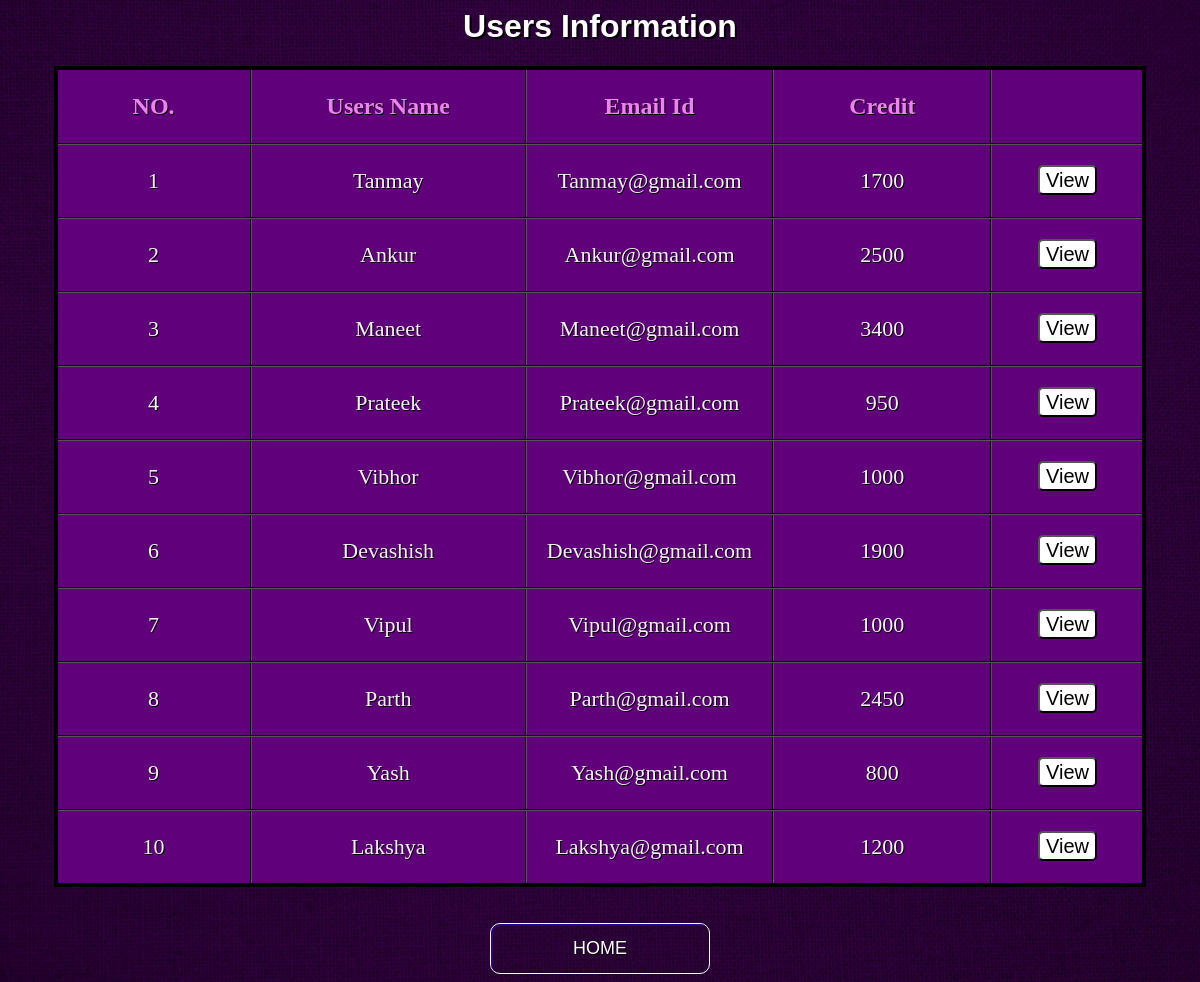
The app's page /getdetail.php with its own data.
### tables this page shows
CREATE TABLE `users` (
  `name` varchar(50) NOT NULL,
  `email` varchar(50) NOT NULL,
  `amount` double DEFAULT NULL
);

### getdetail.php (the view, shortened to what this page needs)
<?php
$con=mysqli_connect('localhost','root','','banking_system');
$q="select * from users ";
$result=mysqli_query($con,$q);
?>
<html>
<head>
   <link rel="stylesheet" href="button.css">
</head>
<body>
	<h1 style="color:#ffffff;text-shadow: 2px 2px black;">Users Information</h1>
    <table class="flat-table-1">
		<thead>
			<th>NO.</th>
			<th>Users Name</th>
			<th>Email Id</th>
			<th>Credit</th>
			<th></th>
		</thead>
		<tbody>
		<tr>
			<?php
				$row=mysqli_fetch_array($result);
			?>
			<td> 1</td>
			<td><?php echo  $row["name"]; ?></td>
			<td><?php echo  $row["email"]; ?></td>
			<td><?php echo  $row["amount"]; ?></td>
			<td>
				<form action="user.php" method="post"  class="view">
					<button class="button1" type="submit" name="name" value="Tanmay">View</button>
				</form>
			</td>
		</tr>
		<tr>
			<?php
				$row=mysqli_fetch_array($result);
			?>
			<td> 2</td>
			<td><?php echo  $row["name"]; ?></td>
			<td><?php echo  $row["email"]; ?></td>
			<td><?php echo  $row["amount"]; ?></td>
			<td>
				<form action="user.php" method="post" class="view">
					<button class="button1" type="submit" name="name" value="Ankur">View</button>
				</form>
			</td>
		</tr>
        <tr>
			<?php
				$row=mysqli_fetch_array($result);
			?>
			<td> 3</td>
			<td><?php echo  $row["name"]; ?></td>
			<td><?php echo  $row["email"]; ?></td>
			<td><?php echo  $row["amount"]; ?></td>
			<td>
				<form action="user.php" method="post" class="view">
					<button class="button1" type="submit" name="name" value="Maneet">View</button>
				</form>
			</td>
		</tr>
        <tr>
			<?php
				$row=mysqli_fetch_array($result);
			?>
			<td> 4</td>
			<td><?php echo  $row["name"]; ?></td>
			<td><?php echo  $row["email"]; ?></td>
			<td><?php echo  $row["amount"]; ?></td>
			<td>
				<form action="user.php" method="post" class="view">
					<button class="button1" type="submit" name="name" value="Prateek">View</button>
				</form>
			</td>
        </tr>
        <tr>
			<?php
				$row=mysqli_fetch_array($result);
			?>
			<td> 5</td>
			<td><?php echo  $row["name"]; ?></td>
			<td><?php echo  $row["email"]; ?></td>
			<td><?php echo  $row["amount"]; ?></td>
			<td>
				<form action="user.php" method="post" class="view">
					<button class="button1" type="submit" name="name" value="Vibhor">View</button>
				</form>
			</td>
		</tr>
        <tr>
			<?php
				$row=mysqli_fetch_array($result);
			?>
			<td> 6</td>
			<td><?php echo  $row["name"]; ?></td>
			<td><?php echo  $row["email"]; ?></td>
			<td><?php echo  $row["amount"]; ?></td>
			<td>
				<form action="user.php" method="post" class="view">
					<button class="button1" type="submit" name="name" value="Devashish">View</button>
				</form>
			</td>
        </tr>
        <tr>
			<?php
				$row=mysqli_fetch_array($result);
			?>
			<td> 7</td>
			<td><?php echo  $row["name"]; ?></td>
			<td><?php echo  $row["email"]; ?></td>
			<td><?php echo  $row["amount"]; ?></td>
			<td>
				<form action="user.php" method="post" class="view">
					<button class="button1"type="submit" name="name" value="Vipul">View</button>
				</form>
			</td>
		</tr>
        <tr>
			<?php
				$row=mysqli_fetch_array($result);
			?>
			<td> 8</td>
			<td><?php echo  $row["name"]; ?></td>
			<td><?php echo  $row["email"]; ?></td>
			<td><?php echo  $row["amount"]; ?></td>
			<td>
				<form action="user.php" method="post" class="view">
					<button class="button1"type="submit" name="name" value="Parth">View</button>
				</form>
			</td>
		</tr>
        <tr>
			<?php
				$row=mysqli_fetch_array($result);
			?>
			<td> 9</td>
			<td><?php echo  $row["name"]; ?></td>
			<td><?php echo  $row["email"]; ?></td>
			<td><?php echo  $row["amount"]; ?></td>
			<td>
				<form action="user.php" method="post" class="view">
					<button class="button1"type="submit" name="name" value="Yash">View</button>
				</form>
			</td>
        </tr>
        <tr>
			<?php
				$row=mysqli_fetch_array($result);
			?>
			<td> 10</td>
			<td><?php echo  $row["name"]; ?></td>
			<td><?php echo  $row["email"]; ?></td>
			<td><?php echo  $row["amount"]; ?></td>
			<td>
				<form action="user.php" method="post" class="view">
					<button class="button1"type="submit" name="name" value="Lakshya">View</button>
				</form>
			</td>
		</tr>
		</tbody>
	</table><br><br>
<div class="buttons">
	<a href="index.php">
    <button class="glow-on-hover">HOME</button>
	</a>
</div>
</body>
</html>

### button.css (style rules this page uses)
.glow-on-hover { width: 220px; height: 51px; outline: none; color: #FFFFFF; font-size:18px; background:transparent; text-shadow: 0.7px 0.7px black; overflow: hidden; cursor: pointer; position: relative; z-index: 0; border-radius: 10px; border: 1px solid #FFFFFF; }
.glow-on-hover:before { content: ''; background: #60007b; color: rgb(255, 255, 255); position: absolute; top: -2px; left:-2px; background-size: 400%; z-index: -1; filter: blur(5px); width: calc(100% + 4px); height: calc(100% + 4px); animation: glowing 20s linear infinite; opacity: 0; transition: opacity .3s ease-in-out; border-radius: 10px; }
.glow-on-hover:after { z-index: -1; content: ''; position: absolute; width: 100%; height: 100%; left: 0; top: 0; border-radius: 10px; border: 2px solid #28048a; background:transparent; }

### getdetail.php (style rules this page uses)
body { text-align:center; }
.flat-table-1 { background: #60007b; }
h1 { font-family: Arial, Times, serif; }
table { text-align:center; margin-left: auto; margin-right: auto; border:4px solid black; border-collapse:collapse; }
th { color:violet; font-size:24px; padding: 23px 75px; }
td { text-align:center; font-size:22px; color: #f4f4f4; padding: 0px 20px 0px 20px; }
tr { transition: background 0.3s, box-shadow 0.3s; }
th,td { border-collapse:collapse; border:2px groove black; text-shadow: 1px 1px black; }
.button1 { background-color:white; text-align:center; padding-top:2px; border-radius: 5px; font-size: 20px; }
.view { top:50%; padding-top:20px; text-align:center; }
body { background-image:url("images/134.jpg"); background-position: center; background-repeat: no-repeat; background-size: cover; }

### records on screen
users: name "Tanmay", email "Tanmay@gmail.com", amount "1700"
users: name "Ankur", email "Ankur@gmail.com", amount "2500"
users: name "Maneet", email "Maneet@gmail.com", amount "3400"
users: name "Prateek", email "Prateek@gmail.com", amount "950"
users: name "Vibhor", email "Vibhor@gmail.com", amount "1000"
users: name "Devashish", email "Devashish@gmail.com", amount "1900"
users: name "Vipul", email "Vipul@gmail.com", amount "1000"
users: name "Parth", email "Parth@gmail.com", amount "2450"
users: name "Yash", email "Yash@gmail.com", amount "800"
users: name "Lakshya", email "Lakshya@gmail.com", amount "1200"
